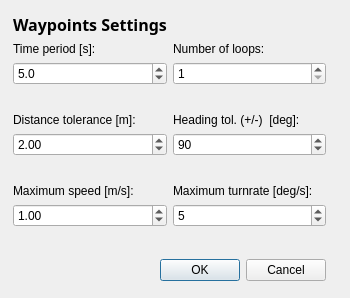
<ui version="4.0" >
 <class>WpTolerancesDialog</class>
 <widget class="QDialog" name="WpTolerancesDialog" >
  <property name="geometry" >
   <rect>
    <x>0</x>
    <y>0</y>
    <width>350</width>
    <height>298</height>
   </rect>
  </property>
  <property name="sizePolicy" >
   <sizepolicy>
    <hsizetype>0</hsizetype>
    <vsizetype>0</vsizetype>
    <horstretch>0</horstretch>
    <verstretch>0</verstretch>
   </sizepolicy>
  </property>
  <property name="windowTitle" >
   <string>Waypoints Settings</string>
  </property>
  <widget class="QWidget" name="" >
   <property name="geometry" >
    <rect>
     <x>13</x>
     <y>13</y>
     <width>313</width>
     <height>273</height>
    </rect>
   </property>
   <layout class="QGridLayout" >
    <property name="margin" >
     <number>0</number>
    </property>
    <property name="spacing" >
     <number>6</number>
    </property>
    <item row="7" column="0" >
     <widget class="QLabel" name="maxSpeedLabel" >
      <property name="text" >
       <string>Maximum speed [m/s]:</string>
      </property>
     </widget>
    </item>
    <item row="9" column="0" colspan="2" >
     <spacer>
      <property name="orientation" >
       <enum>Qt::Vertical</enum>
      </property>
      <property name="sizeHint" >
       <size>
        <width>301</width>
        <height>20</height>
       </size>
      </property>
     </spacer>
    </item>
    <item row="5" column="0" >
     <widget class="QDoubleSpinBox" name="distanceSpin" >
      <property name="maximum" >
       <double>10.000000000000000</double>
      </property>
      <property name="singleStep" >
       <double>0.200000000000000</double>
      </property>
      <property name="value" >
       <double>2.000000000000000</double>
      </property>
     </widget>
    </item>
    <item row="4" column="1" >
     <widget class="QLabel" name="headingLabel" >
      <property name="text" >
       <string>Heading tol. (+/-)  [deg]:</string>
      </property>
     </widget>
    </item>
    <item row="5" column="1" >
     <widget class="QSpinBox" name="headingSpin" >
      <property name="maximum" >
       <number>180</number>
      </property>
      <property name="singleStep" >
       <number>5</number>
      </property>
      <property name="value" >
       <number>90</number>
      </property>
     </widget>
    </item>
    <item row="1" column="0" >
     <widget class="QLabel" name="timeLabel" >
      <property name="text" >
       <string>Time period [s]:</string>
      </property>
     </widget>
    </item>
    <item row="0" column="0" colspan="2" >
     <widget class="QLabel" name="label" >
      <property name="text" >
       <string>&lt;html>&lt;head>&lt;meta name="qrichtext" content="1" />&lt;/head>&lt;body style=" white-space: pre-wrap; font-family:Sans Serif; font-size:9pt; font-weight:400; font-style:normal; text-decoration:none;">&lt;p style=" margin-top:0px; margin-bottom:0px; margin-left:0px; margin-right:0px; -qt-block-indent:0; text-indent:0px;">&lt;span style=" font-size:12pt; font-weight:600;">Waypoints Settings&lt;/span>&lt;/p>&lt;/body>&lt;/html></string>
      </property>
     </widget>
    </item>
    <item row="4" column="0" >
     <widget class="QLabel" name="distanceLabel" >
      <property name="text" >
       <string>Distance tolerance [m]:</string>
      </property>
     </widget>
    </item>
    <item row="10" column="0" colspan="2" >
     <layout class="QHBoxLayout" >
      <property name="margin" >
       <number>0</number>
      </property>
      <property name="spacing" >
       <number>6</number>
      </property>
      <item>
       <spacer>
        <property name="orientation" >
         <enum>Qt::Horizontal</enum>
        </property>
        <property name="sizeHint" >
         <size>
          <width>131</width>
          <height>31</height>
         </size>
        </property>
       </spacer>
      </item>
      <item>
       <widget class="QPushButton" name="okButton" >
        <property name="text" >
         <string>OK</string>
        </property>
       </widget>
      </item>
      <item>
       <widget class="QPushButton" name="cancelButton" >
        <property name="text" >
         <string>Cancel</string>
        </property>
       </widget>
      </item>
     </layout>
    </item>
    <item row="8" column="0" >
     <widget class="QDoubleSpinBox" name="maxSpeedSpin" >
      <property name="maximum" >
       <double>10.000000000000000</double>
      </property>
      <property name="singleStep" >
       <double>0.200000000000000</double>
      </property>
      <property name="value" >
       <double>1.000000000000000</double>
      </property>
     </widget>
    </item>
    <item row="1" column="1" >
     <widget class="QLabel" name="loopsLabel" >
      <property name="text" >
       <string>Number of loops:</string>
      </property>
     </widget>
    </item>
    <item row="3" column="0" colspan="2" >
     <spacer>
      <property name="orientation" >
       <enum>Qt::Vertical</enum>
      </property>
      <property name="sizeHint" >
       <size>
        <width>301</width>
        <height>20</height>
       </size>
      </property>
     </spacer>
    </item>
    <item row="2" column="0" >
     <widget class="QDoubleSpinBox" name="timePeriodSpin" >
      <property name="decimals" >
       <number>1</number>
      </property>
      <property name="maximum" >
       <double>10000.000000000000000</double>
      </property>
      <property name="singleStep" >
       <double>0.500000000000000</double>
      </property>
      <property name="value" >
       <double>5.000000000000000</double>
      </property>
     </widget>
    </item>
    <item row="7" column="1" >
     <widget class="QLabel" name="maxTurnrateLabel" >
      <property name="text" >
       <string>Maximum turnrate [deg/s]:</string>
      </property>
     </widget>
    </item>
    <item row="8" column="1" >
     <widget class="QSpinBox" name="maxTurnrateSpin" >
      <property name="maximum" >
       <number>100</number>
      </property>
      <property name="singleStep" >
       <number>1</number>
      </property>
      <property name="value" >
       <number>5</number>
      </property>
     </widget>
    </item>
    <item row="6" column="0" colspan="2" >
     <spacer>
      <property name="orientation" >
       <enum>Qt::Vertical</enum>
      </property>
      <property name="sizeHint" >
       <size>
        <width>311</width>
        <height>16</height>
       </size>
      </property>
     </spacer>
    </item>
    <item row="2" column="1" >
     <widget class="QSpinBox" name="numLoopsSpin" >
      <property name="maximum" >
       <number>1000</number>
      </property>
      <property name="minimum" >
       <number>1</number>
      </property>
      <property name="singleStep" >
       <number>1</number>
      </property>
      <property name="value" >
       <number>1</number>
      </property>
     </widget>
    </item>
   </layout>
  </widget>
 </widget>
 <resources/>
 <connections>
  <connection>
   <sender>okButton</sender>
   <signal>clicked()</signal>
   <receiver>WpTolerancesDialog</receiver>
   <slot>accept()</slot>
   <hints>
    <hint type="sourcelabel" >
     <x>278</x>
     <y>253</y>
    </hint>
    <hint type="destinationlabel" >
     <x>96</x>
     <y>254</y>
    </hint>
   </hints>
  </connection>
  <connection>
   <sender>cancelButton</sender>
   <signal>clicked()</signal>
   <receiver>WpTolerancesDialog</receiver>
   <slot>reject()</slot>
   <hints>
    <hint type="sourcelabel" >
     <x>369</x>
     <y>253</y>
    </hint>
    <hint type="destinationlabel" >
     <x>179</x>
     <y>282</y>
    </hint>
   </hints>
  </connection>
 </connections>
</ui>
